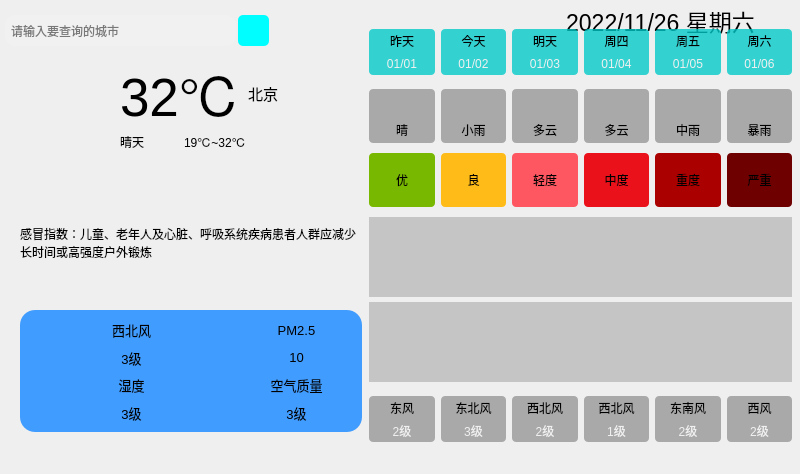
<?xml version="1.0" encoding="UTF-8"?>
<ui version="4.0">
 <class>MainWindow</class>
 <widget class="QMainWindow" name="MainWindow">
  <property name="geometry">
   <rect>
    <x>0</x>
    <y>0</y>
    <width>800</width>
    <height>474</height>
   </rect>
  </property>
  <property name="windowTitle">
   <string>MainWindow</string>
  </property>
  <widget class="QWidget" name="centralwidget">
   <widget class="QWidget" name="widget" native="true">
    <property name="geometry">
     <rect>
      <x>0</x>
      <y>0</y>
      <width>800</width>
      <height>450</height>
     </rect>
    </property>
    <property name="styleSheet">
     <string notr="true">QWidget#widget{
	border-image: url(:/res/background.png);
}
</string>
    </property>
    <widget class="QWidget" name="widget_2" native="true">
     <property name="geometry">
      <rect>
       <x>0</x>
       <y>0</y>
       <width>811</width>
       <height>51</height>
      </rect>
     </property>
     <widget class="QLabel" name="lbDate">
      <property name="geometry">
       <rect>
        <x>510</x>
        <y>0</y>
        <width>301</width>
        <height>41</height>
       </rect>
      </property>
      <property name="font">
       <font>
        <family>Arial</family>
        <pointsize>17</pointsize>
        <weight>50</weight>
        <bold>false</bold>
        <kerning>true</kerning>
       </font>
      </property>
      <property name="text">
       <string>2022/11/26 星期六</string>
      </property>
      <property name="alignment">
       <set>Qt::AlignCenter</set>
      </property>
      <property name="openExternalLinks">
       <bool>false</bool>
      </property>
     </widget>
     <widget class="QLineEdit" name="leCity">
      <property name="geometry">
       <rect>
        <x>5</x>
        <y>15</y>
        <width>231</width>
        <height>31</height>
       </rect>
      </property>
      <property name="styleSheet">
       <string notr="true">background-color: rgba(255, 255, 255, 25);
border-radius:10px;
padding:2px 4px</string>
      </property>
      <property name="placeholderText">
       <string>请输入要查询的城市</string>
      </property>
     </widget>
     <widget class="QPushButton" name="btnSearch">
      <property name="geometry">
       <rect>
        <x>238</x>
        <y>15</y>
        <width>31</width>
        <height>31</height>
       </rect>
      </property>
      <property name="styleSheet">
       <string notr="true">border-radius:5px;
background-color: rgb(0, 253, 255);</string>
      </property>
      <property name="text">
       <string/>
      </property>
      <property name="icon">
       <iconset resource="main.qrc">
        <normaloff>:/res/search.png</normaloff>:/res/search.png</iconset>
      </property>
     </widget>
    </widget>
    <widget class="QWidget" name="widget_3" native="true">
     <property name="geometry">
      <rect>
       <x>20</x>
       <y>181</y>
       <width>342</width>
       <height>251</height>
      </rect>
     </property>
     <layout class="QVBoxLayout" name="verticalLayout_3">
      <item>
       <widget class="QLabel" name="lbGaoMao">
        <property name="text">
         <string>感冒指数：儿童、老年人及心脏、呼吸系统疾病患者人群应减少长时间或高强度户外锻炼</string>
        </property>
        <property name="wordWrap">
         <bool>true</bool>
        </property>
       </widget>
      </item>
      <item>
       <widget class="QWidget" name="widget_5" native="true">
        <property name="styleSheet">
         <string notr="true">background-color: rgb(65, 156, 255);
border-radius: 15px</string>
        </property>
        <layout class="QGridLayout" name="gridLayout_2">
         <item row="1" column="1">
          <layout class="QHBoxLayout" name="horizontalLayout_10">
           <item>
            <widget class="QLabel" name="lblQualityIcon">
             <property name="minimumSize">
              <size>
               <width>40</width>
               <height>40</height>
              </size>
             </property>
             <property name="maximumSize">
              <size>
               <width>40</width>
               <height>40</height>
              </size>
             </property>
             <property name="font">
              <font>
               <pointsize>10</pointsize>
              </font>
             </property>
             <property name="text">
              <string/>
             </property>
             <property name="pixmap">
              <pixmap resource="main.qrc">:/res/aqi.png</pixmap>
             </property>
             <property name="scaledContents">
              <bool>true</bool>
             </property>
            </widget>
           </item>
           <item>
            <layout class="QVBoxLayout" name="verticalLayout_11">
             <item>
              <widget class="QLabel" name="lblQualityTitle">
               <property name="font">
                <font>
                 <pointsize>10</pointsize>
                </font>
               </property>
               <property name="text">
                <string>空气质量</string>
               </property>
               <property name="alignment">
                <set>Qt::AlignCenter</set>
               </property>
              </widget>
             </item>
             <item>
              <widget class="QLabel" name="lblQuality">
               <property name="font">
                <font>
                 <pointsize>10</pointsize>
                </font>
               </property>
               <property name="text">
                <string>3级</string>
               </property>
               <property name="alignment">
                <set>Qt::AlignCenter</set>
               </property>
              </widget>
             </item>
            </layout>
           </item>
          </layout>
         </item>
         <item row="0" column="1">
          <layout class="QHBoxLayout" name="horizontalLayout_8">
           <item>
            <widget class="QLabel" name="lbPm25Icon">
             <property name="minimumSize">
              <size>
               <width>40</width>
               <height>40</height>
              </size>
             </property>
             <property name="maximumSize">
              <size>
               <width>40</width>
               <height>40</height>
              </size>
             </property>
             <property name="font">
              <font>
               <pointsize>10</pointsize>
              </font>
             </property>
             <property name="text">
              <string/>
             </property>
             <property name="pixmap">
              <pixmap resource="main.qrc">:/res/pm25.png</pixmap>
             </property>
             <property name="scaledContents">
              <bool>true</bool>
             </property>
            </widget>
           </item>
           <item>
            <layout class="QVBoxLayout" name="verticalLayout_9">
             <item>
              <widget class="QLabel" name="lbPm25Title">
               <property name="font">
                <font>
                 <pointsize>10</pointsize>
                </font>
               </property>
               <property name="text">
                <string>PM2.5</string>
               </property>
               <property name="alignment">
                <set>Qt::AlignCenter</set>
               </property>
              </widget>
             </item>
             <item>
              <widget class="QLabel" name="lbPm25">
               <property name="font">
                <font>
                 <pointsize>10</pointsize>
                </font>
               </property>
               <property name="text">
                <string>10</string>
               </property>
               <property name="alignment">
                <set>Qt::AlignCenter</set>
               </property>
              </widget>
             </item>
            </layout>
           </item>
          </layout>
         </item>
         <item row="0" column="0">
          <layout class="QHBoxLayout" name="horizontalLayout">
           <item>
            <widget class="QLabel" name="lbWindIcon">
             <property name="minimumSize">
              <size>
               <width>40</width>
               <height>40</height>
              </size>
             </property>
             <property name="maximumSize">
              <size>
               <width>40</width>
               <height>40</height>
              </size>
             </property>
             <property name="font">
              <font>
               <pointsize>10</pointsize>
              </font>
             </property>
             <property name="text">
              <string/>
             </property>
             <property name="pixmap">
              <pixmap resource="main.qrc">:/res/wind.png</pixmap>
             </property>
             <property name="scaledContents">
              <bool>true</bool>
             </property>
            </widget>
           </item>
           <item>
            <layout class="QVBoxLayout" name="verticalLayout">
             <item>
              <widget class="QLabel" name="lbWindFx">
               <property name="font">
                <font>
                 <pointsize>10</pointsize>
                </font>
               </property>
               <property name="text">
                <string>西北风</string>
               </property>
               <property name="alignment">
                <set>Qt::AlignCenter</set>
               </property>
              </widget>
             </item>
             <item>
              <widget class="QLabel" name="lbWindFl">
               <property name="font">
                <font>
                 <pointsize>10</pointsize>
                </font>
               </property>
               <property name="text">
                <string>3级</string>
               </property>
               <property name="alignment">
                <set>Qt::AlignCenter</set>
               </property>
              </widget>
             </item>
            </layout>
           </item>
          </layout>
         </item>
         <item row="1" column="0">
          <layout class="QHBoxLayout" name="horizontalLayout_9">
           <item>
            <widget class="QLabel" name="lbShiDuIcon">
             <property name="minimumSize">
              <size>
               <width>40</width>
               <height>40</height>
              </size>
             </property>
             <property name="maximumSize">
              <size>
               <width>40</width>
               <height>40</height>
              </size>
             </property>
             <property name="font">
              <font>
               <pointsize>10</pointsize>
              </font>
             </property>
             <property name="text">
              <string/>
             </property>
             <property name="pixmap">
              <pixmap resource="main.qrc">:/res/humidity.png</pixmap>
             </property>
             <property name="scaledContents">
              <bool>true</bool>
             </property>
            </widget>
           </item>
           <item>
            <layout class="QVBoxLayout" name="verticalLayout_10">
             <item>
              <widget class="QLabel" name="lbShiDuTitle">
               <property name="font">
                <font>
                 <pointsize>10</pointsize>
                </font>
               </property>
               <property name="text">
                <string>湿度</string>
               </property>
               <property name="alignment">
                <set>Qt::AlignCenter</set>
               </property>
              </widget>
             </item>
             <item>
              <widget class="QLabel" name="lbShiDu">
               <property name="font">
                <font>
                 <pointsize>10</pointsize>
                </font>
               </property>
               <property name="text">
                <string>3级</string>
               </property>
               <property name="alignment">
                <set>Qt::AlignCenter</set>
               </property>
              </widget>
             </item>
            </layout>
           </item>
          </layout>
         </item>
        </layout>
       </widget>
      </item>
     </layout>
    </widget>
    <widget class="QWidget" name="widget_4" native="true">
     <property name="geometry">
      <rect>
       <x>20</x>
       <y>60</y>
       <width>291</width>
       <height>101</height>
      </rect>
     </property>
     <widget class="QLabel" name="lbTypeIcon">
      <property name="geometry">
       <rect>
        <x>10</x>
        <y>10</y>
        <width>81</width>
        <height>81</height>
       </rect>
      </property>
      <property name="text">
       <string/>
      </property>
      <property name="pixmap">
       <pixmap resource="main.qrc">:/res/type/Qing.png</pixmap>
      </property>
      <property name="scaledContents">
       <bool>true</bool>
      </property>
      <property name="alignment">
       <set>Qt::AlignCenter</set>
      </property>
     </widget>
     <widget class="QWidget" name="layoutWidget">
      <property name="geometry">
       <rect>
        <x>100</x>
        <y>0</y>
        <width>181</width>
        <height>91</height>
       </rect>
      </property>
      <layout class="QGridLayout" name="gridLayout">
       <item row="0" column="0" colspan="2">
        <widget class="QLabel" name="lbTemp">
         <property name="font">
          <font>
           <pointsize>40</pointsize>
          </font>
         </property>
         <property name="text">
          <string>32℃</string>
         </property>
        </widget>
       </item>
       <item row="0" column="2">
        <widget class="QLabel" name="lbCity">
         <property name="font">
          <font>
           <pointsize>11</pointsize>
          </font>
         </property>
         <property name="text">
          <string>北京</string>
         </property>
        </widget>
       </item>
       <item row="1" column="1" colspan="2">
        <widget class="QLabel" name="lbLowHigh">
         <property name="text">
          <string>19℃~32℃</string>
         </property>
        </widget>
       </item>
       <item row="1" column="0">
        <widget class="QLabel" name="lbType">
         <property name="text">
          <string>晴天</string>
         </property>
        </widget>
       </item>
      </layout>
     </widget>
    </widget>
    <widget class="QWidget" name="widget_11" native="true">
     <property name="geometry">
      <rect>
       <x>360</x>
       <y>20</y>
       <width>441</width>
       <height>431</height>
      </rect>
     </property>
     <layout class="QVBoxLayout" name="verticalLayout_12">
      <property name="spacing">
       <number>0</number>
      </property>
      <item>
       <widget class="QWidget" name="widget_6" native="true">
        <property name="styleSheet">
         <string notr="true">QLabel {
	background-color: rgba(0, 200, 200, 200);
	border-radius: 4px;
}</string>
        </property>
        <layout class="QGridLayout" name="gridLayout_5">
         <property name="horizontalSpacing">
          <number>6</number>
         </property>
         <property name="verticalSpacing">
          <number>0</number>
         </property>
         <item row="0" column="0">
          <widget class="QLabel" name="lblWeek0">
           <property name="styleSheet">
            <string notr="true">border-bottom-left-radius: 0px;
border-bottom-right-radius: 0px;</string>
           </property>
           <property name="text">
            <string>昨天</string>
           </property>
           <property name="alignment">
            <set>Qt::AlignCenter</set>
           </property>
          </widget>
         </item>
         <item row="0" column="1">
          <widget class="QLabel" name="lblWeek1">
           <property name="styleSheet">
            <string notr="true">border-bottom-left-radius: 0px;
border-bottom-right-radius: 0px;</string>
           </property>
           <property name="text">
            <string>今天</string>
           </property>
           <property name="alignment">
            <set>Qt::AlignCenter</set>
           </property>
          </widget>
         </item>
         <item row="0" column="2">
          <widget class="QLabel" name="lblWeek2">
           <property name="styleSheet">
            <string notr="true">border-bottom-left-radius: 0px;
border-bottom-right-radius: 0px;</string>
           </property>
           <property name="text">
            <string>明天</string>
           </property>
           <property name="alignment">
            <set>Qt::AlignCenter</set>
           </property>
          </widget>
         </item>
         <item row="0" column="3">
          <widget class="QLabel" name="lblWeek3">
           <property name="styleSheet">
            <string notr="true">border-bottom-left-radius: 0px;
border-bottom-right-radius: 0px;</string>
           </property>
           <property name="text">
            <string>周四</string>
           </property>
           <property name="alignment">
            <set>Qt::AlignCenter</set>
           </property>
          </widget>
         </item>
         <item row="0" column="4">
          <widget class="QLabel" name="lblWeek4">
           <property name="styleSheet">
            <string notr="true">border-bottom-left-radius: 0px;
border-bottom-right-radius: 0px;</string>
           </property>
           <property name="text">
            <string>周五</string>
           </property>
           <property name="alignment">
            <set>Qt::AlignCenter</set>
           </property>
          </widget>
         </item>
         <item row="0" column="5">
          <widget class="QLabel" name="lblWeek5">
           <property name="styleSheet">
            <string notr="true">border-bottom-left-radius: 0px;
border-bottom-right-radius: 0px;</string>
           </property>
           <property name="text">
            <string>周六</string>
           </property>
           <property name="alignment">
            <set>Qt::AlignCenter</set>
           </property>
          </widget>
         </item>
         <item row="1" column="0">
          <widget class="QLabel" name="lblDate0">
           <property name="styleSheet">
            <string notr="true">border-top-left-radius: 0px;
border-top-right-radius: 0px;
color: rgb(240, 240, 240);</string>
           </property>
           <property name="text">
            <string>01/01</string>
           </property>
           <property name="alignment">
            <set>Qt::AlignCenter</set>
           </property>
          </widget>
         </item>
         <item row="1" column="1">
          <widget class="QLabel" name="lblDate1">
           <property name="styleSheet">
            <string notr="true">border-top-left-radius: 0px;
border-top-right-radius: 0px;
color: rgb(240, 240, 240);</string>
           </property>
           <property name="text">
            <string>01/02</string>
           </property>
           <property name="alignment">
            <set>Qt::AlignCenter</set>
           </property>
          </widget>
         </item>
         <item row="1" column="2">
          <widget class="QLabel" name="lblDate2">
           <property name="styleSheet">
            <string notr="true">border-top-left-radius: 0px;
border-top-right-radius: 0px;
color: rgb(240, 240, 240);</string>
           </property>
           <property name="text">
            <string>01/03</string>
           </property>
           <property name="alignment">
            <set>Qt::AlignCenter</set>
           </property>
          </widget>
         </item>
         <item row="1" column="3">
          <widget class="QLabel" name="lblDate3">
           <property name="styleSheet">
            <string notr="true">border-top-left-radius: 0px;
border-top-right-radius: 0px;
color: rgb(240, 240, 240);</string>
           </property>
           <property name="text">
            <string>01/04</string>
           </property>
           <property name="alignment">
            <set>Qt::AlignCenter</set>
           </property>
          </widget>
         </item>
         <item row="1" column="4">
          <widget class="QLabel" name="lblDate4">
           <property name="styleSheet">
            <string notr="true">border-top-left-radius: 0px;
border-top-right-radius: 0px;
color: rgb(240, 240, 240);</string>
           </property>
           <property name="text">
            <string>01/05</string>
           </property>
           <property name="alignment">
            <set>Qt::AlignCenter</set>
           </property>
          </widget>
         </item>
         <item row="1" column="5">
          <widget class="QLabel" name="lblDate5">
           <property name="styleSheet">
            <string notr="true">border-top-left-radius: 0px;
border-top-right-radius: 0px;
color: rgb(240, 240, 240);</string>
           </property>
           <property name="text">
            <string>01/06</string>
           </property>
           <property name="alignment">
            <set>Qt::AlignCenter</set>
           </property>
          </widget>
         </item>
        </layout>
       </widget>
      </item>
      <item>
       <widget class="QWidget" name="widget_7" native="true">
        <property name="styleSheet">
         <string notr="true">QLabel {
	background-color: rgba(60, 60, 60, 100);
	border-radius: 4px;
}</string>
        </property>
        <layout class="QGridLayout" name="gridLayout_6">
         <property name="topMargin">
          <number>5</number>
         </property>
         <property name="bottomMargin">
          <number>5</number>
         </property>
         <property name="verticalSpacing">
          <number>0</number>
         </property>
         <item row="0" column="0">
          <widget class="QLabel" name="lblTypeIcon0">
           <property name="minimumSize">
            <size>
             <width>0</width>
             <height>0</height>
            </size>
           </property>
           <property name="maximumSize">
            <size>
             <width>1000</width>
             <height>1000</height>
            </size>
           </property>
           <property name="styleSheet">
            <string notr="true">border-bottom-left-radius: 0px;
border-bottom-right-radius: 0px;</string>
           </property>
           <property name="text">
            <string/>
           </property>
           <property name="pixmap">
            <pixmap resource="main.qrc">:/res/type/Qing.png</pixmap>
           </property>
           <property name="alignment">
            <set>Qt::AlignCenter</set>
           </property>
          </widget>
         </item>
         <item row="0" column="4">
          <widget class="QLabel" name="lblTypeIcon4">
           <property name="styleSheet">
            <string notr="true">border-bottom-left-radius: 0px;
border-bottom-right-radius: 0px;</string>
           </property>
           <property name="text">
            <string/>
           </property>
           <property name="pixmap">
            <pixmap resource="main.qrc">:/res/type/ZhongYu.png</pixmap>
           </property>
           <property name="alignment">
            <set>Qt::AlignCenter</set>
           </property>
          </widget>
         </item>
         <item row="0" column="2">
          <widget class="QLabel" name="lblTypeIcon2">
           <property name="styleSheet">
            <string notr="true">border-bottom-left-radius: 0px;
border-bottom-right-radius: 0px;</string>
           </property>
           <property name="text">
            <string/>
           </property>
           <property name="pixmap">
            <pixmap resource="main.qrc">:/res/type/DuoYun.png</pixmap>
           </property>
           <property name="alignment">
            <set>Qt::AlignCenter</set>
           </property>
          </widget>
         </item>
         <item row="0" column="1">
          <widget class="QLabel" name="lblTypeIcon1">
           <property name="styleSheet">
            <string notr="true">border-bottom-left-radius: 0px;
border-bottom-right-radius: 0px;</string>
           </property>
           <property name="text">
            <string/>
           </property>
           <property name="pixmap">
            <pixmap resource="main.qrc">:/res/type/XiaoYu.png</pixmap>
           </property>
           <property name="alignment">
            <set>Qt::AlignCenter</set>
           </property>
          </widget>
         </item>
         <item row="0" column="3">
          <widget class="QLabel" name="lblTypeIcon3">
           <property name="styleSheet">
            <string notr="true">border-bottom-left-radius: 0px;
border-bottom-right-radius: 0px;</string>
           </property>
           <property name="text">
            <string/>
           </property>
           <property name="pixmap">
            <pixmap resource="main.qrc">:/res/type/DuoYun.png</pixmap>
           </property>
           <property name="alignment">
            <set>Qt::AlignCenter</set>
           </property>
          </widget>
         </item>
         <item row="1" column="5">
          <widget class="QLabel" name="lblType5">
           <property name="styleSheet">
            <string notr="true">border-top-left-radius: 0px;
border-top-right-radius: 0px;</string>
           </property>
           <property name="text">
            <string>暴雨</string>
           </property>
           <property name="alignment">
            <set>Qt::AlignCenter</set>
           </property>
          </widget>
         </item>
         <item row="1" column="3">
          <widget class="QLabel" name="lblType3">
           <property name="styleSheet">
            <string notr="true">border-top-left-radius: 0px;
border-top-right-radius: 0px;</string>
           </property>
           <property name="text">
            <string>多云</string>
           </property>
           <property name="alignment">
            <set>Qt::AlignCenter</set>
           </property>
          </widget>
         </item>
         <item row="1" column="2">
          <widget class="QLabel" name="lblType2">
           <property name="styleSheet">
            <string notr="true">border-top-left-radius: 0px;
border-top-right-radius: 0px;</string>
           </property>
           <property name="text">
            <string>多云</string>
           </property>
           <property name="alignment">
            <set>Qt::AlignCenter</set>
           </property>
          </widget>
         </item>
         <item row="1" column="0">
          <widget class="QLabel" name="lblType0">
           <property name="styleSheet">
            <string notr="true">border-top-left-radius: 0px;
border-top-right-radius: 0px;</string>
           </property>
           <property name="text">
            <string>晴</string>
           </property>
           <property name="alignment">
            <set>Qt::AlignCenter</set>
           </property>
          </widget>
         </item>
         <item row="1" column="1">
          <widget class="QLabel" name="lblType1">
           <property name="styleSheet">
            <string notr="true">border-top-left-radius: 0px;
border-top-right-radius: 0px;</string>
           </property>
           <property name="text">
            <string>小雨</string>
           </property>
           <property name="alignment">
            <set>Qt::AlignCenter</set>
           </property>
          </widget>
         </item>
         <item row="0" column="5">
          <widget class="QLabel" name="lblTypeIcon5">
           <property name="styleSheet">
            <string notr="true">border-bottom-left-radius: 0px;
border-bottom-right-radius: 0px;</string>
           </property>
           <property name="text">
            <string/>
           </property>
           <property name="pixmap">
            <pixmap resource="main.qrc">:/res/type/BaoYu.png</pixmap>
           </property>
           <property name="alignment">
            <set>Qt::AlignCenter</set>
           </property>
          </widget>
         </item>
         <item row="1" column="4">
          <widget class="QLabel" name="lblType4">
           <property name="styleSheet">
            <string notr="true">border-top-left-radius: 0px;
border-top-right-radius: 0px;</string>
           </property>
           <property name="text">
            <string>中雨</string>
           </property>
           <property name="alignment">
            <set>Qt::AlignCenter</set>
           </property>
          </widget>
         </item>
        </layout>
       </widget>
      </item>
      <item>
       <widget class="QWidget" name="widget_9" native="true">
        <property name="styleSheet">
         <string notr="true">border-radius: 4px</string>
        </property>
        <layout class="QHBoxLayout" name="horizontalLayout_11">
         <property name="topMargin">
          <number>5</number>
         </property>
         <property name="bottomMargin">
          <number>5</number>
         </property>
         <item>
          <widget class="QLabel" name="lblQuality0">
           <property name="styleSheet">
            <string notr="true">background-color: rgb(121, 184, 0);
padding:8px;</string>
           </property>
           <property name="text">
            <string>优</string>
           </property>
           <property name="alignment">
            <set>Qt::AlignCenter</set>
           </property>
          </widget>
         </item>
         <item>
          <widget class="QLabel" name="lblQuality1">
           <property name="styleSheet">
            <string notr="true">background-color: rgb(255, 187, 23);</string>
           </property>
           <property name="text">
            <string>良</string>
           </property>
           <property name="alignment">
            <set>Qt::AlignCenter</set>
           </property>
          </widget>
         </item>
         <item>
          <widget class="QLabel" name="lblQuality2">
           <property name="styleSheet">
            <string notr="true">background-color: rgb(255, 87, 97);</string>
           </property>
           <property name="text">
            <string>轻度</string>
           </property>
           <property name="alignment">
            <set>Qt::AlignCenter</set>
           </property>
          </widget>
         </item>
         <item>
          <widget class="QLabel" name="lblQuality3">
           <property name="styleSheet">
            <string notr="true">background-color: rgb(235, 17, 27);</string>
           </property>
           <property name="text">
            <string>中度</string>
           </property>
           <property name="alignment">
            <set>Qt::AlignCenter</set>
           </property>
          </widget>
         </item>
         <item>
          <widget class="QLabel" name="lblQuality4">
           <property name="styleSheet">
            <string notr="true">background-color: rgb(170, 0, 0);</string>
           </property>
           <property name="text">
            <string>重度</string>
           </property>
           <property name="alignment">
            <set>Qt::AlignCenter</set>
           </property>
          </widget>
         </item>
         <item>
          <widget class="QLabel" name="lblQuality5">
           <property name="styleSheet">
            <string notr="true">background-color: rgb(110, 0, 0);</string>
           </property>
           <property name="text">
            <string>严重</string>
           </property>
           <property name="alignment">
            <set>Qt::AlignCenter</set>
           </property>
          </widget>
         </item>
        </layout>
       </widget>
      </item>
      <item>
       <widget class="QWidget" name="widget_8" native="true">
        <layout class="QVBoxLayout" name="verticalLayout_2">
         <property name="spacing">
          <number>5</number>
         </property>
         <property name="topMargin">
          <number>5</number>
         </property>
         <property name="bottomMargin">
          <number>5</number>
         </property>
         <item>
          <widget class="TempLabel" name="lblHighCurve">
           <property name="minimumSize">
            <size>
             <width>0</width>
             <height>80</height>
            </size>
           </property>
           <property name="maximumSize">
            <size>
             <width>10000</width>
             <height>10000</height>
            </size>
           </property>
           <property name="styleSheet">
            <string notr="true">background-color: rgba(60, 60, 60,60);</string>
           </property>
           <property name="text">
            <string/>
           </property>
           <property name="alignment">
            <set>Qt::AlignCenter</set>
           </property>
          </widget>
         </item>
         <item>
          <widget class="TempLabel" name="lblLowCurve">
           <property name="minimumSize">
            <size>
             <width>0</width>
             <height>80</height>
            </size>
           </property>
           <property name="maximumSize">
            <size>
             <width>10000</width>
             <height>10000</height>
            </size>
           </property>
           <property name="styleSheet">
            <string notr="true">background-color: rgba(60, 60, 60,60);</string>
           </property>
           <property name="text">
            <string/>
           </property>
           <property name="alignment">
            <set>Qt::AlignCenter</set>
           </property>
          </widget>
         </item>
        </layout>
       </widget>
      </item>
      <item>
       <widget class="QWidget" name="widget_10" native="true">
        <property name="styleSheet">
         <string notr="true">QLabel {
	background-color: rgba(60, 60, 60, 100);
	border-radius: 4px;
}</string>
        </property>
        <layout class="QGridLayout" name="gridLayout_7">
         <property name="verticalSpacing">
          <number>0</number>
         </property>
         <item row="0" column="0">
          <widget class="QLabel" name="lblFx0">
           <property name="styleSheet">
            <string notr="true">border-bottom-left-radius: 0px;
border-bottom-right-radius: 0px;</string>
           </property>
           <property name="text">
            <string>东风</string>
           </property>
           <property name="alignment">
            <set>Qt::AlignCenter</set>
           </property>
          </widget>
         </item>
         <item row="0" column="1">
          <widget class="QLabel" name="lblFx1">
           <property name="styleSheet">
            <string notr="true">border-bottom-left-radius: 0px;
border-bottom-right-radius: 0px;</string>
           </property>
           <property name="text">
            <string>东北风</string>
           </property>
           <property name="alignment">
            <set>Qt::AlignCenter</set>
           </property>
          </widget>
         </item>
         <item row="0" column="2">
          <widget class="QLabel" name="lblFx2">
           <property name="styleSheet">
            <string notr="true">border-bottom-left-radius: 0px;
border-bottom-right-radius: 0px;</string>
           </property>
           <property name="text">
            <string>西北风</string>
           </property>
           <property name="alignment">
            <set>Qt::AlignCenter</set>
           </property>
          </widget>
         </item>
         <item row="0" column="3">
          <widget class="QLabel" name="lblFx3">
           <property name="styleSheet">
            <string notr="true">border-bottom-left-radius: 0px;
border-bottom-right-radius: 0px;</string>
           </property>
           <property name="text">
            <string>西北风</string>
           </property>
           <property name="alignment">
            <set>Qt::AlignCenter</set>
           </property>
          </widget>
         </item>
         <item row="0" column="4">
          <widget class="QLabel" name="lblFx4">
           <property name="styleSheet">
            <string notr="true">border-bottom-left-radius: 0px;
border-bottom-right-radius: 0px;</string>
           </property>
           <property name="text">
            <string>东南风</string>
           </property>
           <property name="alignment">
            <set>Qt::AlignCenter</set>
           </property>
          </widget>
         </item>
         <item row="0" column="5">
          <widget class="QLabel" name="lblFx5">
           <property name="styleSheet">
            <string notr="true">border-bottom-left-radius: 0px;
border-bottom-right-radius: 0px;</string>
           </property>
           <property name="text">
            <string>西风</string>
           </property>
           <property name="alignment">
            <set>Qt::AlignCenter</set>
           </property>
          </widget>
         </item>
         <item row="1" column="0">
          <widget class="QLabel" name="lblFl0">
           <property name="styleSheet">
            <string notr="true">border-top-left-radius: 0px;
border-top-right-radius: 0px;
color: rgb(240, 240, 240);</string>
           </property>
           <property name="text">
            <string>2级</string>
           </property>
           <property name="alignment">
            <set>Qt::AlignCenter</set>
           </property>
          </widget>
         </item>
         <item row="1" column="1">
          <widget class="QLabel" name="lblFl1">
           <property name="styleSheet">
            <string notr="true">border-top-left-radius: 0px;
border-top-right-radius: 0px;
color: rgb(240, 240, 240);</string>
           </property>
           <property name="text">
            <string>3级</string>
           </property>
           <property name="alignment">
            <set>Qt::AlignCenter</set>
           </property>
          </widget>
         </item>
         <item row="1" column="2">
          <widget class="QLabel" name="lblFl2">
           <property name="styleSheet">
            <string notr="true">border-top-left-radius: 0px;
border-top-right-radius: 0px;
color: rgb(240, 240, 240);</string>
           </property>
           <property name="text">
            <string>2级</string>
           </property>
           <property name="alignment">
            <set>Qt::AlignCenter</set>
           </property>
          </widget>
         </item>
         <item row="1" column="3">
          <widget class="QLabel" name="lblFl3">
           <property name="styleSheet">
            <string notr="true">border-top-left-radius: 0px;
border-top-right-radius: 0px;
color: rgb(240, 240, 240);</string>
           </property>
           <property name="text">
            <string>1级</string>
           </property>
           <property name="alignment">
            <set>Qt::AlignCenter</set>
           </property>
          </widget>
         </item>
         <item row="1" column="4">
          <widget class="QLabel" name="lblFl4">
           <property name="styleSheet">
            <string notr="true">border-top-left-radius: 0px;
border-top-right-radius: 0px;
color: rgb(240, 240, 240);</string>
           </property>
           <property name="text">
            <string>2级</string>
           </property>
           <property name="alignment">
            <set>Qt::AlignCenter</set>
           </property>
          </widget>
         </item>
         <item row="1" column="5">
          <widget class="QLabel" name="lblFl5">
           <property name="styleSheet">
            <string notr="true">border-top-left-radius: 0px;
border-top-right-radius: 0px;
color: rgb(240, 240, 240);</string>
           </property>
           <property name="text">
            <string>2级</string>
           </property>
           <property name="alignment">
            <set>Qt::AlignCenter</set>
           </property>
          </widget>
         </item>
        </layout>
       </widget>
      </item>
     </layout>
    </widget>
   </widget>
  </widget>
  <widget class="QMenuBar" name="menubar">
   <property name="geometry">
    <rect>
     <x>0</x>
     <y>0</y>
     <width>800</width>
     <height>26</height>
    </rect>
   </property>
  </widget>
 </widget>
 <customwidgets>
  <customwidget>
   <class>TempLabel</class>
   <extends>QLabel</extends>
   <header>tempLabel.h</header>
  </customwidget>
 </customwidgets>
 <resources>
  <include location="main.qrc"/>
 </resources>
 <connections/>
</ui>
